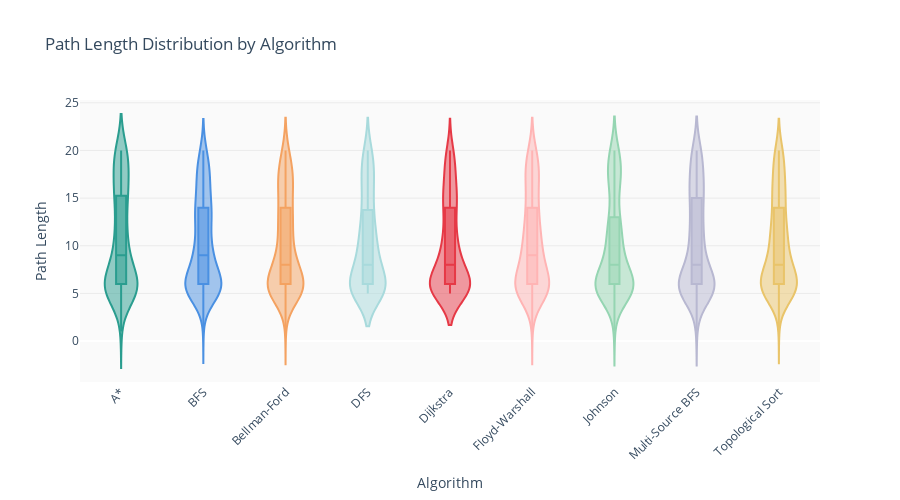

Notebook code cell kept with this figure:
### Markdown cell above
### 5.5 Path Length Analysis

### Code cell
# Violin plot for path length distribution
fig = px.violin(
    df,
    x='algorithm',
    y='path_length',
    color='algorithm',
    color_discrete_map=SOFT_COLORS,
    box=True,
    points='outliers',
    title=' Path Length Distribution by Algorithm'
)

fig.update_layout(
    plot_bgcolor='rgba(245,245,245,0.5)',
    paper_bgcolor='white',
    font=dict(size=12, color='#34495E'),
    height=500,
    showlegend=False,
    xaxis=dict(tickangle=-45, title='Algorithm'),
    yaxis=dict(title='Path Length', gridcolor='rgba(200,200,200,0.3)')
)

fig.show()

### Figure 1 — Plotly figure (JSON) as saved in the notebook; plotly's stock layout.template omitted (floating-point values rounded to 4 significant figures; data arrays with more than 128 entries replaced by an {"elided": "..."} marker saying what was removed)
{"data": [{"alignmentgroup": "True", "box": {"visible": true}, "hovertemplate": "algorithm=%{x}<br>path_length=%{y}<extra></extra>", "legendgroup": "A*", "marker": {"color": "#2A9D8F"}, "name": "A*", "offsetgroup": "A*", "orientation": "v", "points": "outliers", "scalegroup": "True", "showlegend": true, "type": "violin", "x": {"elided": "229 str values"}, "x0": " ", "xaxis": "x", "y": {"elided": "229 int values"}, "y0": " ", "yaxis": "y"}, {"alignmentgroup": "True", "box": {"visible": true}, "hovertemplate": "algorithm=%{x}<br>path_length=%{y}<extra></extra>", "legendgroup": "BFS", "marker": {"color": "#4A90E2"}, "name": "BFS", "offsetgroup": "BFS", "orientation": "v", "points": "outliers", "scalegroup": "True", "showlegend": true, "type": "violin", "x": {"elided": "253 str values"}, "x0": " ", "xaxis": "x", "y": {"elided": "253 int values"}, "y0": " ", "yaxis": "y"}, {"alignmentgroup": "True", "box": {"visible": true}, "hovertemplate": "algorithm=%{x}<br>path_length=%{y}<extra></extra>", "legendgroup": "Bellman-Ford", "marker": {"color": "#F4A261"}, "name": "Bellman-Ford", "offsetgroup": "Bellman-Ford", "orientation": "v", "points": "outliers", "scalegroup": "True", "showlegend": true, "type": "violin", "x": {"elided": "240 str values"}, "x0": " ", "xaxis": "x", "y": {"elided": "240 int values"}, "y0": " ", "yaxis": "y"}, {"alignmentgroup": "True", "box": {"visible": true}, "hovertemplate": "algorithm=%{x}<br>path_length=%{y}<extra></extra>", "legendgroup": "DFS", "marker": {"color": "#A8DADC"}, "name": "DFS", "offsetgroup": "DFS", "orientation": "v", "points": "outliers", "scalegroup": "True", "showlegend": true, "type": "violin", "x": {"elided": "227 str values"}, "x0": " ", "xaxis": "x", "y": {"elided": "227 int values"}, "y0": " ", "yaxis": "y"}, {"alignmentgroup": "True", "box": {"visible": true}, "hovertemplate": "algorithm=%{x}<br>path_length=%{y}<extra></extra>", "legendgroup": "Dijkstra", "marker": {"color": "#E63946"}, "name": "Dijkstra", "offsetgroup": "Dijkstra", "orientation": "v", "points": "outliers", "scalegroup": "True", "showlegend": true, "type": "violin", "x": {"elided": "235 str values"}, "x0": " ", "xaxis": "x", "y": {"elided": "235 int values"}, "y0": " ", "yaxis": "y"}, {"alignmentgroup": "True", "box": {"visible": true}, "hovertemplate": "algorithm=%{x}<br>path_length=%{y}<extra></extra>", "legendgroup": "Floyd-Warshall", "marker": {"color": "#FFB4B4"}, "name": "Floyd-Warshall", "offsetgroup": "Floyd-Warshall", "orientation": "v", "points": "outliers", "scalegroup": "True", "showlegend": true, "type": "violin", "x": {"elided": "234 str values"}, "x0": " ", "xaxis": "x", "y": {"elided": "234 int values"}, "y0": " ", "yaxis": "y"}, {"alignmentgroup": "True", "box": {"visible": true}, "hovertemplate": "algorithm=%{x}<br>path_length=%{y}<extra></extra>", "legendgroup": "Johnson", "marker": {"color": "#95D5B2"}, "name": "Johnson", "offsetgroup": "Johnson", "orientation": "v", "points": "outliers", "scalegroup": "True", "showlegend": true, "type": "violin", "x": {"elided": "235 str values"}, "x0": " ", "xaxis": "x", "y": {"elided": "235 int values"}, "y0": " ", "yaxis": "y"}, {"alignmentgroup": "True", "box": {"visible": true}, "hovertemplate": "algorithm=%{x}<br>path_length=%{y}<extra></extra>", "legendgroup": "Multi-Source BFS", "marker": {"color": "#B8B8D1"}, "name": "Multi-Source BFS", "offsetgroup": "Multi-Source BFS", "orientation": "v", "points": "outliers", "scalegroup": "True", "showlegend": true, "type": "violin", "x": {"elided": "248 str values"}, "x0": " ", "xaxis": "x", "y": {"elided": "248 int values"}, "y0": " ", "yaxis": "y"}, {"alignmentgroup": "True", "box": {"visible": true}, "hovertemplate": "algorithm=%{x}<br>path_length=%{y}<extra></extra>", "legendgroup": "Topological Sort", "marker": {"color": "#E9C46A"}, "name": "Topological Sort", "offsetgroup": "Topological Sort", "orientation": "v", "points": "outliers", "scalegroup": "True", "showlegend": true, "type": "violin", "x": {"elided": "251 str values"}, "x0": " ", "xaxis": "x", "y": {"elided": "251 int values"}, "y0": " ", "yaxis": "y"}], "layout": {"font": {"color": "#34495E", "size": 12}, "height": 500, "legend": {"title": {"text": "algorithm"}, "tracegroupgap": 0}, "paper_bgcolor": "white", "plot_bgcolor": "rgba(245,245,245,0.5)", "showlegend": false, "title": {"text": " Path Length Distribution by Algorithm"}, "violinmode": "overlay", "xaxis": {"anchor": "y", "categoryarray": ["A*", "BFS", "Bellman-Ford", "DFS", "Dijkstra", "Floyd-Warshall", "Johnson", "Multi-Source BFS", "Topological Sort"], "categoryorder": "array", "domain": [0, 1], "tickangle": -45, "title": {"text": "Algorithm"}}, "yaxis": {"anchor": "x", "domain": [0, 1], "gridcolor": "rgba(200,200,200,0.3)", "title": {"text": "Path Length"}}}}
